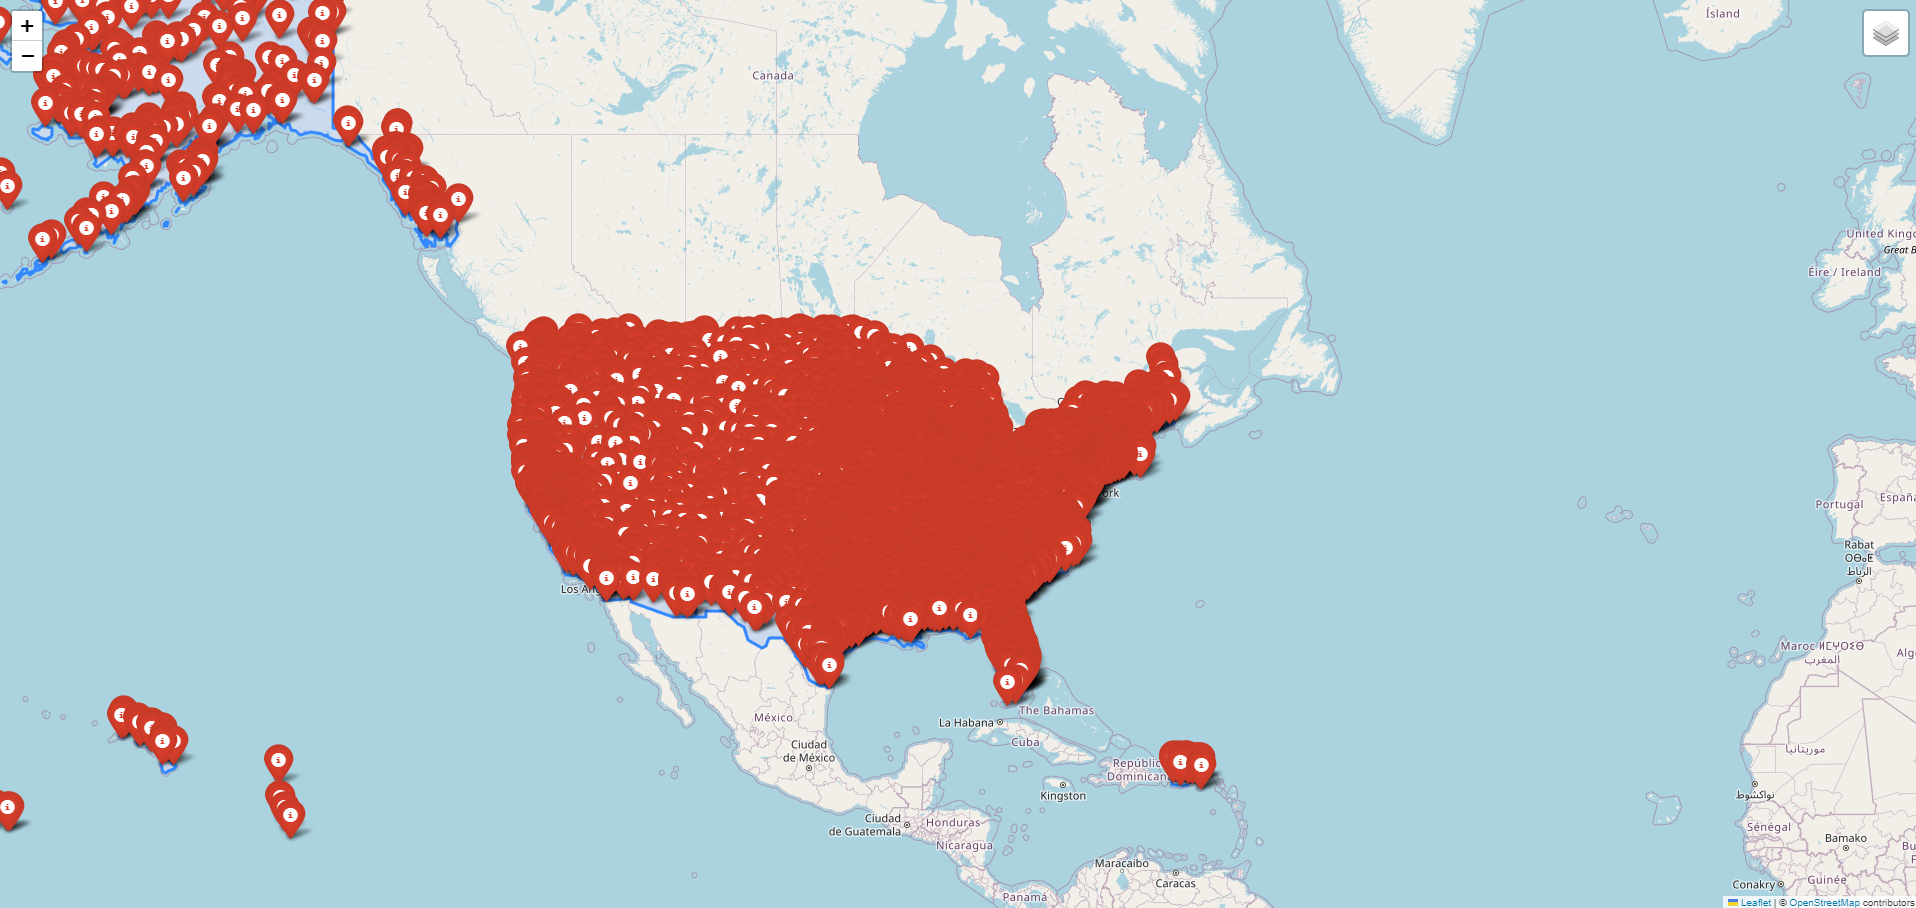

Write Python code to recreate this figure.
import pandas as pd
import folium
import json

# Read the airports data from the CSV file
airports = pd.read_csv('airports.csv')

# Read the GeoJSON data for the U.S. states
with open('us-states.json') as f:
    states_data = json.load(f)

# Create a Folium map object
map = folium.Map(location=[38.5, -98], zoom_start=4)

# Add the U.S. states to the map
folium.GeoJson(states_data, name='geojson').add_to(map)

# Create a feature group for the airports
airport_markers = folium.FeatureGroup(name='Airports')

# Add markers for the airports to the feature group
for index, airport in airports.iterrows():
    folium.Marker(
        location=[airport['latitude'], airport['longitude']],
        tooltip=airport['name'],
        icon=folium.Icon(color='red')
    ).add_to(airport_markers)

# Add the feature group to the map
airport_markers.add_to(map)

# Add a layer control to toggle the feature groups
folium.LayerControl().add_to(map)

# Save the map to an HTML file
map.save('locator_map.html')
